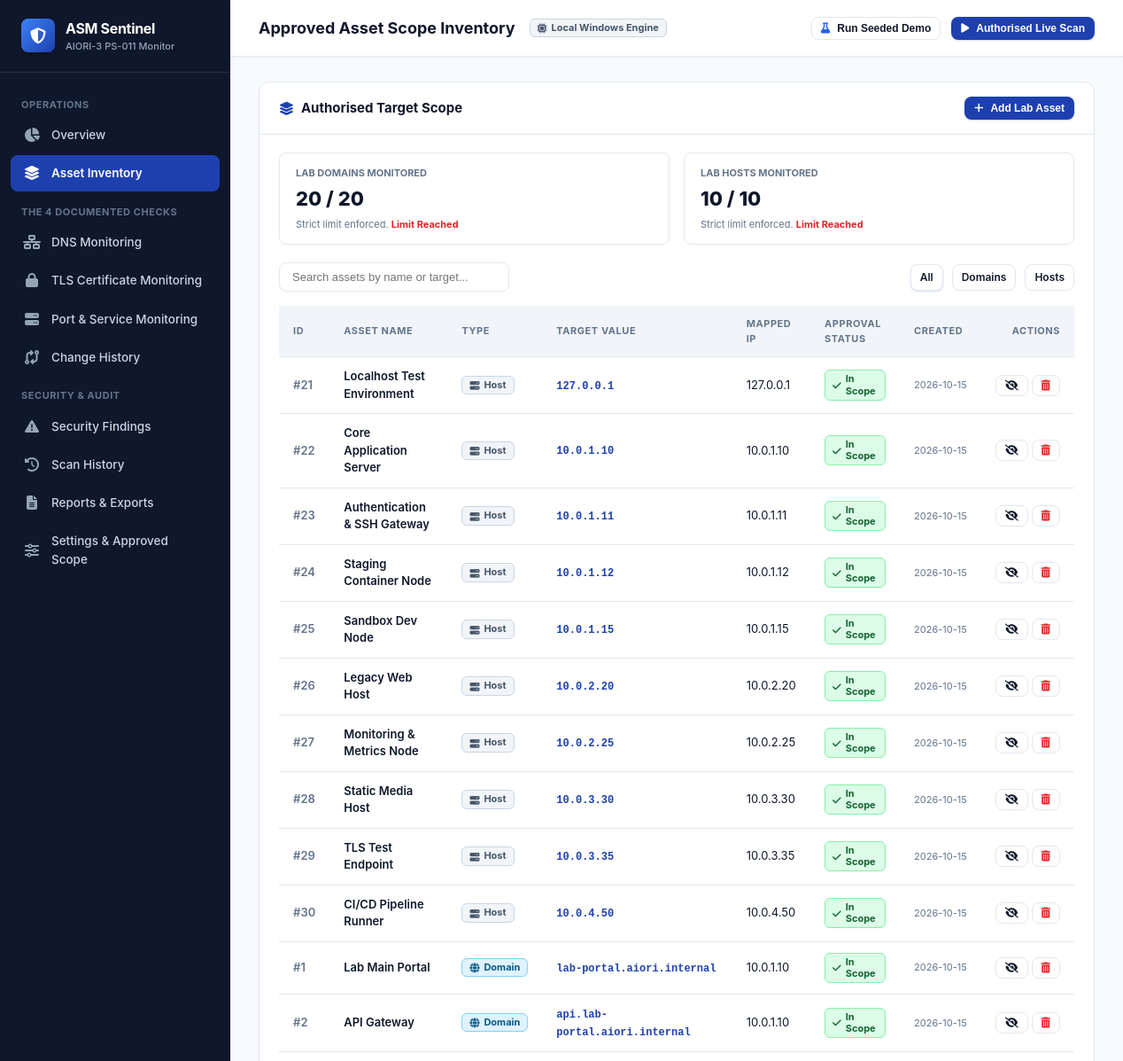
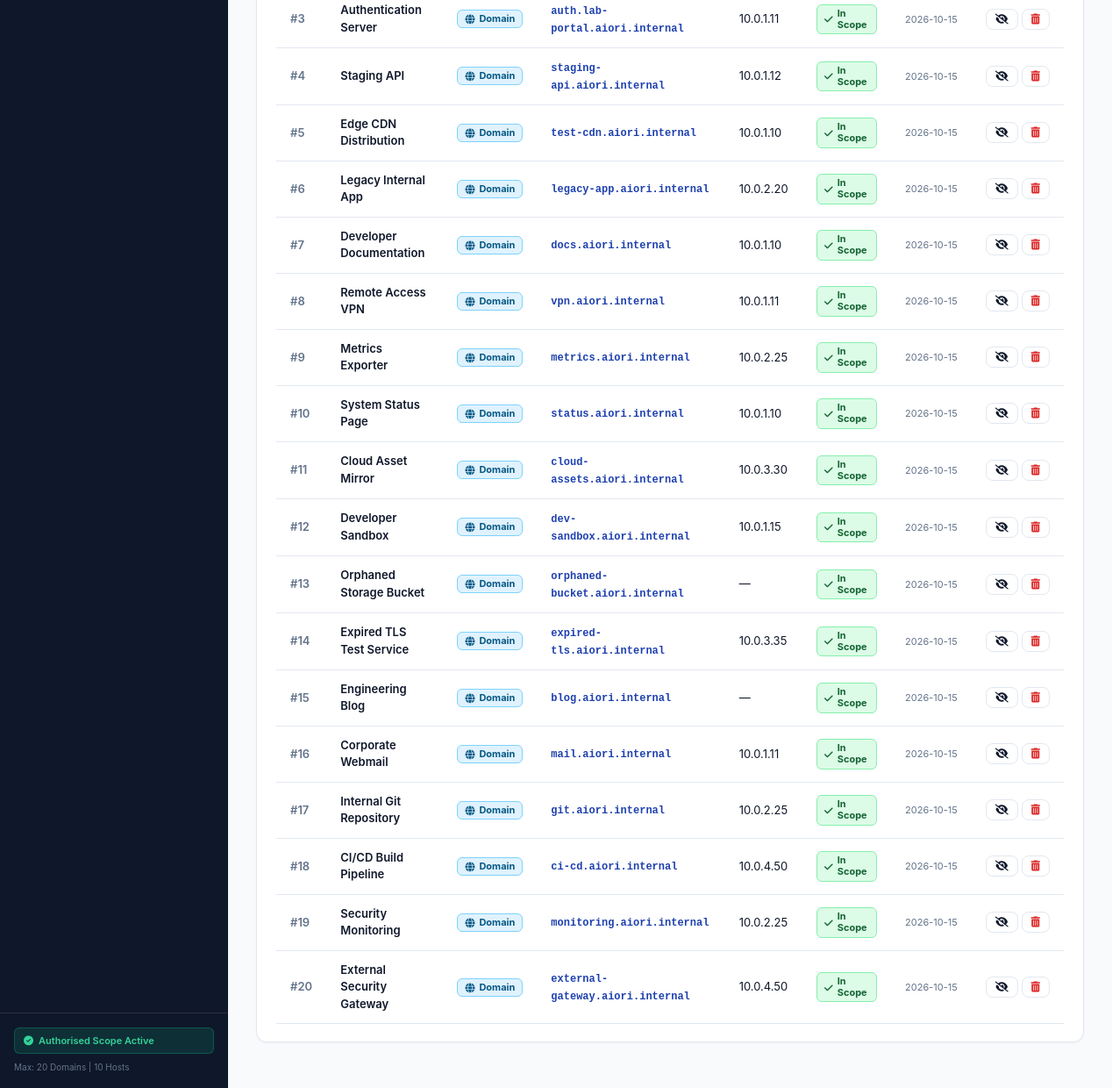
Page /assets on the committed database (2 pictures, top to bottom).
### tables this page shows
CREATE TABLE assets (
            id INTEGER PRIMARY KEY AUTOINCREMENT,
            name TEXT NOT NULL,
            asset_type TEXT NOT NULL CHECK(asset_type IN ('domain', 'host')),
            value TEXT UNIQUE NOT NULL,
            ip_address TEXT,
            is_approved INTEGER DEFAULT 1,
            notes TEXT,
            created_at TEXT NOT NULL,
            updated_at TEXT NOT NULL
        );

### app.py (the view)
@app.route("/assets")
def assets_page():
    filter_type = request.args.get("type")
    assets = ScopeManager.get_all_assets(filter_type)
    counts = ScopeManager.get_counts()
    return render_template(
        "assets.html",
        active_page="assets",
        assets=assets,
        counts=counts,
        filter_type=filter_type
    )

### database.py (called while the page is built)
def get_db_connection():
    conn = sqlite3.connect(DATABASE_PATH)
    conn.row_factory = sqlite3.Row
    conn.execute("PRAGMA foreign_keys = ON")
    return conn

### modules/scope_manager.py (called while the page is built)
    @classmethod
    def get_all_assets(cls, filter_type: Optional[str] = None) -> List[Dict[str, Any]]:
        conn = get_db_connection()
        cursor = conn.cursor()
        if filter_type:
            cursor.execute("SELECT * FROM assets WHERE asset_type = ? ORDER BY is_approved DESC, id ASC", (filter_type,))
        else:
            cursor.execute("SELECT * FROM assets ORDER BY asset_type DESC, is_approved DESC, id ASC")
        rows = [dict(r) for r in cursor.fetchall()]
        conn.close()
        return rows

### templates/assets.html (shortened to what this page needs)
{% extends "base.html" %}
{% block page_title %}Approved Asset Scope Inventory{% endblock %}
{% block content %}
<div class="card">
  <div class="card-header">
    <div class="card-title">
      <i class="fa-solid fa-layer-group" style="color: #1e40af;"></i> Authorised Target Scope
    </div>
    <div style="display: flex; gap: 10px;">
      <button onclick="openModal('addAssetModal')" class="btn btn-primary btn-sm">
        <i class="fa-solid fa-plus"></i> Add Lab Asset
      </button>
    </div>
  </div>
  <div class="card-body">
    <div style="display: flex; gap: 16px; margin-bottom: 20px; flex-wrap: wrap;">
      <div style="flex: 1; min-width: 260px; padding: 14px 18px; border: 1px solid var(--border-color); border-radius: 8px; background: #ffffff;">
        <div style="font-size: 11px; font-weight: 700; text-transform: uppercase; color: var(--text-muted);">Lab Domains Monitored</div>
        <div style="font-size: 22px; font-weight: 800; color: var(--navy-dark); margin: 4px 0;">
          {{ counts.approved_domains }} / {{ counts.max_domains }}
        </div>
        <div style="font-size: 11px; color: var(--text-muted);">
          Strict limit enforced. {% if counts.approved_domains >= counts.max_domains %}<strong style="color: #dc2626;">Limit Reached</strong>{% else %}Slots Available{% endif %}
        </div>
      </div>
      <div style="flex: 1; min-width: 260px; padding: 14px 18px; border: 1px solid var(--border-color); border-radius: 8px; background: #ffffff;">
        <div style="font-size: 11px; font-weight: 700; text-transform: uppercase; color: var(--text-muted);">Lab Hosts Monitored</div>
        <div style="font-size: 22px; font-weight: 800; color: var(--navy-dark); margin: 4px 0;">
          {{ counts.approved_hosts }} / {{ counts.max_hosts }}
        </div>
        <div style="font-size: 11px; color: var(--text-muted);">
          Strict limit enforced. {% if counts.approved_hosts >= counts.max_hosts %}<strong style="color: #dc2626;">Limit Reached</strong>{% else %}Slots Available{% endif %}
        </div>
      </div>
    </div>
    <div class="filter-bar">
      <input type="text" id="assetSearchInput" onkeyup="filterTable('assetSearchInput', 'assetsTable')" class="search-input" placeholder="Search assets by name or target...">
      <div style="display: flex; gap: 10px;">
        <a href="{{ url_for('assets_page') }}" class="btn btn-secondary btn-sm {% if not filter_type %}btn-primary{% endif %}">All</a>
        <a href="{{ url_for('assets_page', type='domain') }}" class="btn btn-secondary btn-sm {% if filter_type == 'domain' %}btn-primary{% endif %}">Domains</a>
        <a href="{{ url_for('assets_page', type='host') }}" class="btn btn-secondary btn-sm {% if filter_type == 'host' %}btn-primary{% endif %}">Hosts</a>
      </div>
    </div>
    <div class="table-responsive">
      <table class="data-table" id="assetsTable">
        <thead>
          <tr>
            <th>ID</th>
            <th>Asset Name</th>
            <th>Type</th>
            <th>Target Value</th>
            <th>Mapped IP</th>
            <th>Approval Status</th>
            <th>Created</th>
            <th style="text-align: right;">Actions</th>
          </tr>
        </thead>
        <tbody>
          {% for a in assets %}
          <tr>
            <td style="font-weight: 600; color: var(--text-muted);">#{{ a.id }}</td>
            <td style="font-weight: 600;">{{ a.name }}</td>
            <td>
              {% if a.asset_type == 'domain' %}
                <span class="badge badge-low"><i class="fa-solid fa-globe"></i> Domain</span>
              {% else %}
                <span class="badge badge-neutral"><i class="fa-solid fa-server"></i> Host</span>
              {% endif %}
            </td>
            <td><code style="font-size: 12px; color: #1e40af; font-weight: 600;">{{ a.value }}</code></td>
            <td>{{ a.ip_address or '—' }}</td>
            <td>
              {% if a.is_approved %}
                <span class="badge badge-success"><i class="fa-solid fa-check"></i> In Scope</span>
              {% else %}
                <span class="badge badge-neutral"><i class="fa-solid fa-ban"></i> Excluded</span>
              {% endif %}
            </td>
            <td style="font-size: 11px; color: var(--text-muted); white-space: nowrap;">{{ a.created_at[:10] }}</td>
            <td style="text-align: right; white-space: nowrap;">
              <form action="{{ url_for('api_toggle_asset', asset_id=a.id) }}" method="POST" style="display: inline;">
                <button type="submit" class="btn btn-secondary btn-sm" title="Toggle Approval Scope">
                  {% if a.is_approved %}<i class="fa-solid fa-eye-slash"></i>{% else %}<i class="fa-solid fa-eye"></i>{% endif %}
                </button>
              </form>
              <form action="{{ url_for('api_delete_asset', asset_id=a.id) }}" method="POST" style="display: inline;" onsubmit="return confirm('Remove asset from inventory?');">
                <button type="submit" class="btn btn-secondary btn-sm" style="color: #dc2626;" title="Delete Asset">
                  <i class="fa-solid fa-trash-can"></i>
                </button>
              </form>
            </td>
          </tr>
          {% else %}
          <tr>
            <td colspan="8" style="text-align: center; padding: 24px; color: var(--text-muted);">
              No assets found. Click "Add Lab Asset" to enroll authorised targets.
            </td>
          </tr>
          {% endfor %}
        </tbody>
      </table>
    </div>
  </div>
</div>
{% endblock %}

### static/css/style.css (style rules this page uses)
:root { --navy-dark: #0f172a; --navy-brand: #1e3a8a; --navy-primary: #1e40af; --navy-light: #3b82f6; --navy-subtle: #eff6ff; --bg-page: #f8fafc; --bg-card: #ffffff; --bg-subtle: #f1f5f9; --text-main: #0f172a; --text-muted: #64748b; --text-light: #94a3b8; --border-color: #e2e8f0; --border-focus: #3b82f6; --shadow-sm: 0 1px 2px 0 rgba(15, 23, 42, 0.05); --shadow-md: 0 4px 6px -1px rgba(15, 23, 42, 0.07), 0 2px 4px -2px rgba(15, 23, 42, 0.05); --shadow-lg: 0 10px 15px -3px rgba(15, 23, 42, 0.08), 0 4px 6px -4px rgba(15, 23, 42, 0.03); --badge-crit-bg: #fee2e2; --badge-crit-text: #991b1b; --badge-high-bg: #ffedd5; --badge-high-text: #9a3412; --badge-med-bg: #fef9c3; --badge-med-text: #854d0e; --badge-low-bg: #e0f2fe; --badge-low-text: #075985; --badge-success-bg: #dcfce7; --badge-success-text: #166534; }
* { box-sizing: border-box; margin: 0; padding: 0; }
body { font-family: -apple-system, BlinkMacSystemFont, "Segoe UI", Roboto, "Helvetica Neue", Arial, sans-serif; background-color: var(--bg-page); color: var(--text-main); line-height: 1.5; display: flex; min-height: 100vh; }
.card { background: var(--bg-card); border: 1px solid var(--border-color); border-radius: 12px; box-shadow: var(--shadow-sm); margin-bottom: 24px; overflow: hidden; }
.card-header { padding: 16px 22px; border-bottom: 1px solid var(--border-color); display: flex; align-items: center; justify-content: space-between; }
.card-title { font-size: 15px; font-weight: 700; color: var(--navy-dark); display: flex; align-items: center; gap: 8px; }
.card-body { padding: 20px 22px; }
.table-responsive { overflow-x: auto; width: 100%; }
.data-table { width: 100%; border-collapse: collapse; text-align: left; font-size: 13px; }
.data-table th { background-color: var(--bg-subtle); color: var(--text-muted); font-size: 11px; font-weight: 700; text-transform: uppercase; letter-spacing: 0.05em; padding: 12px 16px; border-bottom: 1px solid var(--border-color); }
.data-table td { padding: 12px 16px; border-bottom: 1px solid var(--border-color); color: var(--text-main); vertical-align: middle; }
.badge { display: inline-flex; align-items: center; gap: 5px; padding: 3px 8px; border-radius: 6px; font-size: 11px; font-weight: 700; line-height: 1.2; }
.badge-low { background-color: var(--badge-low-bg); color: var(--badge-low-text); border: 1px solid #7dd3fc; }
.badge-success { background-color: var(--badge-success-bg); color: var(--badge-success-text); border: 1px solid #86efac; }
.badge-neutral { background-color: #f1f5f9; color: #475569; border: 1px solid #cbd5e1; }
.btn { display: inline-flex; align-items: center; justify-content: center; gap: 8px; padding: 8px 16px; font-size: 13px; font-weight: 600; border-radius: 8px; cursor: pointer; transition: all 0.15s ease; border: 1px solid transparent; text-decoration: none; }
.btn-primary { background-color: var(--navy-primary); color: #ffffff; box-shadow: 0 1px 2px rgba(30, 64, 175, 0.2); }
.btn-secondary { background-color: #ffffff; color: var(--navy-dark); border-color: var(--border-color); }
.btn-sm { padding: 5px 10px; font-size: 12px; }
.filter-bar { display: flex; flex-wrap: wrap; align-items: center; justify-content: space-between; gap: 12px; margin-bottom: 16px; }
.search-input { padding: 8px 14px; border: 1px solid var(--border-color); border-radius: 8px; font-size: 13px; width: 260px; background-color: #ffffff; color: var(--text-main); outline: none; }

### rows in the picture
assets: id "21", name "Localhost Test Environment", asset_type "host" (drawn), value "127.0.0.1", ip_address "127.0.0.1", is_approved 1 (drawn), created_at "2026-10-15"
assets: id "22", name "Core Application Server", asset_type "host" (drawn), value "10.0.1.10", ip_address "10.0.1.10", is_approved 1 (drawn), created_at "2026-10-15"
assets: id "23", name "Authentication & SSH Gateway", asset_type "host" (drawn), value "10.0.1.11", ip_address "10.0.1.11", is_approved 1 (drawn), created_at "2026-10-15"
assets: id "24", name "Staging Container Node", asset_type "host" (drawn), value "10.0.1.12", ip_address "10.0.1.12", is_approved 1 (drawn), created_at "2026-10-15"
assets: id "25", name "Sandbox Dev Node", asset_type "host" (drawn), value "10.0.1.15", ip_address "10.0.1.15", is_approved 1 (drawn), created_at "2026-10-15"
assets: id "26", name "Legacy Web Host", asset_type "host" (drawn), value "10.0.2.20", ip_address "10.0.2.20", is_approved 1 (drawn), created_at "2026-10-15"
assets: id "27", name "Monitoring & Metrics Node", asset_type "host" (drawn), value "10.0.2.25", ip_address "10.0.2.25", is_approved 1 (drawn), created_at "2026-10-15"
assets: id "28", name "Static Media Host", asset_type "host" (drawn), value "10.0.3.30", ip_address "10.0.3.30", is_approved 1 (drawn), created_at "2026-10-15"
assets: id "29", name "TLS Test Endpoint", asset_type "host" (drawn), value "10.0.3.35", ip_address "10.0.3.35", is_approved 1 (drawn), created_at "2026-10-15"
assets: id "30", name "CI/CD Pipeline Runner", asset_type "host" (drawn), value "10.0.4.50", ip_address "10.0.4.50", is_approved 1 (drawn), created_at "2026-10-15"
assets: id "1", name "Lab Main Portal", asset_type "domain" (drawn), value "lab-portal.aiori.internal", ip_address "10.0.1.10", is_approved 1 (drawn), created_at "2026-10-15"
assets: id "2", name "API Gateway", asset_type "domain" (drawn), value "api.lab-portal.aiori.internal", ip_address "10.0.1.10", is_approved 1 (drawn), created_at "2026-10-15"
assets: id "3", name "Authentication Server", asset_type "domain" (drawn), value "auth.lab-portal.aiori.internal", ip_address "10.0.1.11", is_approved 1 (drawn), created_at "2026-10-15"
assets: id "4", name "Staging API", asset_type "domain" (drawn), value "staging-api.aiori.internal", ip_address "10.0.1.12", is_approved 1 (drawn), created_at "2026-10-15"
assets: id "5", name "Edge CDN Distribution", asset_type "domain" (drawn), value "test-cdn.aiori.internal", ip_address "10.0.1.10", is_approved 1 (drawn), created_at "2026-10-15"
assets: id "6", name "Legacy Internal App", asset_type "domain" (drawn), value "legacy-app.aiori.internal", ip_address "10.0.2.20", is_approved 1 (drawn), created_at "2026-10-15"
assets: id "7", name "Developer Documentation", asset_type "domain" (drawn), value "docs.aiori.internal", ip_address "10.0.1.10", is_approved 1 (drawn), created_at "2026-10-15"
assets: id "8", name "Remote Access VPN", asset_type "domain" (drawn), value "vpn.aiori.internal", ip_address "10.0.1.11", is_approved 1 (drawn), created_at "2026-10-15"
assets: id "9", name "Metrics Exporter", asset_type "domain" (drawn), value "metrics.aiori.internal", ip_address "10.0.2.25", is_approved 1 (drawn), created_at "2026-10-15"
assets: id "10", name "System Status Page", asset_type "domain" (drawn), value "status.aiori.internal", ip_address "10.0.1.10", is_approved 1 (drawn), created_at "2026-10-15"
assets: id "11", name "Cloud Asset Mirror", asset_type "domain" (drawn), value "cloud-assets.aiori.internal", ip_address "10.0.3.30", is_approved 1 (drawn), created_at "2026-10-15"
assets: id "12", name "Developer Sandbox", asset_type "domain" (drawn), value "dev-sandbox.aiori.internal", ip_address "10.0.1.15", is_approved 1 (drawn), created_at "2026-10-15"
assets: id "13", name "Orphaned Storage Bucket", asset_type "domain" (drawn), value "orphaned-bucket.aiori.internal", ip_address "—", is_approved 1 (drawn), created_at "2026-10-15"
assets: id "14", name "Expired TLS Test Service", asset_type "domain" (drawn), value "expired-tls.aiori.internal", ip_address "10.0.3.35", is_approved 1 (drawn), created_at "2026-10-15"
assets: id "15", name "Engineering Blog", asset_type "domain" (drawn), value "blog.aiori.internal", ip_address "—", is_approved 1 (drawn), created_at "2026-10-15"
assets: id "16", name "Corporate Webmail", asset_type "domain" (drawn), value "mail.aiori.internal", ip_address "10.0.1.11", is_approved 1 (drawn), created_at "2026-10-15"
assets: id "17", name "Internal Git Repository", asset_type "domain" (drawn), value "git.aiori.internal", ip_address "10.0.2.25", is_approved 1 (drawn), created_at "2026-10-15"
assets: id "18", name "CI/CD Build Pipeline", asset_type "domain" (drawn), value "ci-cd.aiori.internal", ip_address "10.0.4.50", is_approved 1 (drawn), created_at "2026-10-15"
assets: id "19", name "Security Monitoring", asset_type "domain" (drawn), value "monitoring.aiori.internal", ip_address "10.0.2.25", is_approved 1 (drawn), created_at "2026-10-15"
assets: id "20", name "External Security Gateway", asset_type "domain" (drawn), value "external-gateway.aiori.internal", ip_address "10.0.4.50", is_approved 1 (drawn), created_at "2026-10-15"

### other values in the picture
{{ counts.approved_domains }} "20"
{{ counts.max_domains }} "20"
{{ counts.approved_hosts }} "10"
{{ counts.max_hosts }} "10"
